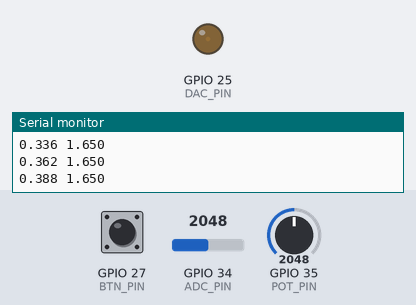
A sketch run on a simulated ESP32. Shown: output pins drawn as LEDs (lit = HIGH), the last lines printed to the serial monitor. The test bench sets the inputs (shaded band); at power-on: GPIO 27 (BTN_PIN) HIGH, GPIO 35 (POT_PIN) = 2048, GPIO 34 (ADC_PIN) = 2048.

Above: at 1.4 s.
1.5 s: GPIO 27 (BTN_PIN) pulled LOW for 0.15 s
4.5 s: GPIO 27 (BTN_PIN) pulled LOW for 1 s
At 6.01 s:
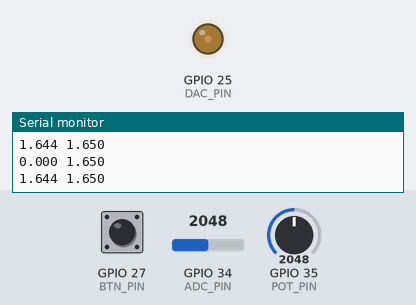
7.6 s: GPIO 35 (POT_PIN) set to 960
9.3 s: GPIO 35 (POT_PIN) set to 0
At 10.2 s:
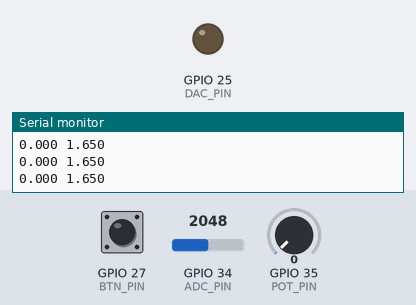
Timing chart, 0 to 11.9 s (numbered marks = the images above; inputs shaded):
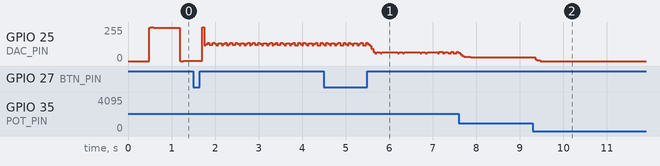

Measured:
- after the input at 9.3 s, GPIO 25 (DAC_PIN): 27/255 → 4/255 after 0.05 s, → 0/255 0.12 s later

The sketch:

PruebaCruzadaGrupos.ino
```cpp
#include <math.h>

// ===== Pines =====
#define DAC_PIN 25
#define ADC_PIN 34
#define POT_PIN 35
#define BTN_PIN 27

// ===== Constantes de escala =====
const float VREF = 3.3f;

// ===== Modos =====
enum WaveType { W_SINE, W_SQUARE };
enum PotMode  { P_FREQ, P_AMP };

WaveType wave = W_SINE;
PotMode  potMode = P_FREQ;

// ===== Parámetros =====
float freqHz = 10.0f;   // 1..200 Hz aprox
float amp01  = 1.0f;    // 0..1

// ===== Seno =====
const int SAMPLES = 256;
int idx = 0;
unsigned long lastSineUs = 0;
unsigned long samplePeriodUs = 200;

// ===== Cuadrada =====
bool sqHigh = false;
unsigned long lastToggleUs = 0;

// ===== Botón =====
bool lastBtnReading = true;
unsigned long lastChangeMs = 0;
unsigned long pressedAtMs = 0;

// ===== Utilidades =====
float clampf(float x, float lo, float hi) {
  if (x < lo) return lo;
  if (x > hi) return hi;
  return x;
}

float lowpass(float cur, float target, float alpha) {
  return cur * (1.0f - alpha) + target * alpha;
}

void updateTiming() {
  samplePeriodUs = (unsigned long)(1000000.0f / (freqHz * SAMPLES));
  if (samplePeriodUs < 20) samplePeriodUs = 20;
}

void setup() {
  Serial.begin(115200);
  delay(200);

  pinMode(BTN_PIN, INPUT_PULLUP);

  // ADC config (mejor rango aprox 0..3.3V)
  analogSetPinAttenuation(ADC_PIN, ADC_11db);
  analogSetPinAttenuation(POT_PIN, ADC_11db);

  updateTiming();
}

void handleButton() {
  bool reading = digitalRead(BTN_PIN); // true=suelt0, false=presionado

  // debounce
  if (reading != lastBtnReading) {
    lastChangeMs = millis();
    lastBtnReading = reading;
  }

  if (millis() - lastChangeMs > 30) {
    if (!reading && pressedAtMs == 0) {
      pressedAtMs = millis();
    }

    if (reading && pressedAtMs != 0) {
      unsigned long held = millis() - pressedAtMs;
      pressedAtMs = 0;

      if (held >= 1000) {
        potMode = (potMode == P_FREQ) ? P_AMP : P_FREQ;
      } else {
        wave = (wave == W_SINE) ? W_SQUARE : W_SINE;
      }
    }
  }
}

void updateFromPot() {
  int raw = analogRead(POT_PIN);       // 0..4095
  float x = raw / 4095.0f;             // 0..1

  if (potMode == P_FREQ) {
    float targetF = 1.0f + x * 199.0f; // 1..200 Hz
    freqHz = lowpass(freqHz, targetF, 0.15f);
    updateTiming();
  } else {
    float targetA = x;                 // 0..1
    amp01 = lowpass(amp01, targetA, 0.15f);
  }
}

// Genera DAC y devuelve el voltaje aproximado (clamp 0..3.3)
float generateDAC_V() {
  float dacV = 0.0f;

  if (wave == W_SINE) {
    unsigned long now = micros();
    if (now - lastSineUs >= samplePeriodUs) {
      lastSineUs += samplePeriodUs;

      float rad = (2.0f * PI * idx) / SAMPLES;
      float s01 = (sinf(rad) + 1.0f) * 0.5f;     // 0..1

      int out = (int)(s01 * (255.0f * amp01));   // 0..255*amp
      if (out < 0) out = 0;
      if (out > 255) out = 255;

      dacWrite(DAC_PIN, out);

      dacV = (out / 255.0f) * VREF;

      idx++;
      if (idx >= SAMPLES) idx = 0;
    }
  } else { // cuadrada
    unsigned long halfPeriodUs = (unsigned long)(1000000.0f / (2.0f * freqHz));
    unsigned long now = micros();
    if (now - lastToggleUs >= halfPeriodUs) {
      lastToggleUs += halfPeriodUs;
      sqHigh = !sqHigh;

      int high = (int)(255.0f * amp01);
      if (high < 0) high = 0;
      if (high > 255) high = 255;

      int out = sqHigh ? high : 0;
      dacWrite(DAC_PIN, out);

      dacV = (out / 255.0f) * VREF;
    }
  }

  return clampf(dacV, 0.0f, VREF);
}

// Lee ADC y devuelve voltaje (clamp 0..3.3)
float readADC_V() {
  int raw = analogRead(ADC_PIN);     // 0..4095
  float v = (raw / 4095.0f) * VREF;  // 0..3.3 aprox
  return clampf(v, 0.0f, VREF);
}

void loop() {
  handleButton();
  updateFromPot();

  float dacV = generateDAC_V();
  float adcV = readADC_V();

  // Columna 1 = DAC_V (salida local)
  // Columna 2 = ADC_V (entrada desde el otro equipo)
  Serial.print(dacV, 3);
  Serial.print(" ");
  Serial.println(adcV, 3);

  // "Etiquetas" sin romper el plotter: imprímelas MUY de vez en cuando
  // (Si ves que te daña el plotter, comenta este bloque y usa Serial Monitor aparte)
  static unsigned long lastInfoMs = 0;
  if (millis() - lastInfoMs > 2000) {
    lastInfoMs = millis();
    // Para no romper el plotter, esta info es mejor verla en Serial Monitor, no Plotter.
    // Si tu IDE mezcla ambos, comenta estas líneas.
    // Serial.println("INFO: Plotter => Col1=DAC_V (salida), Col2=ADC_V (entrada).");
  }

  delay(5);
}
```
